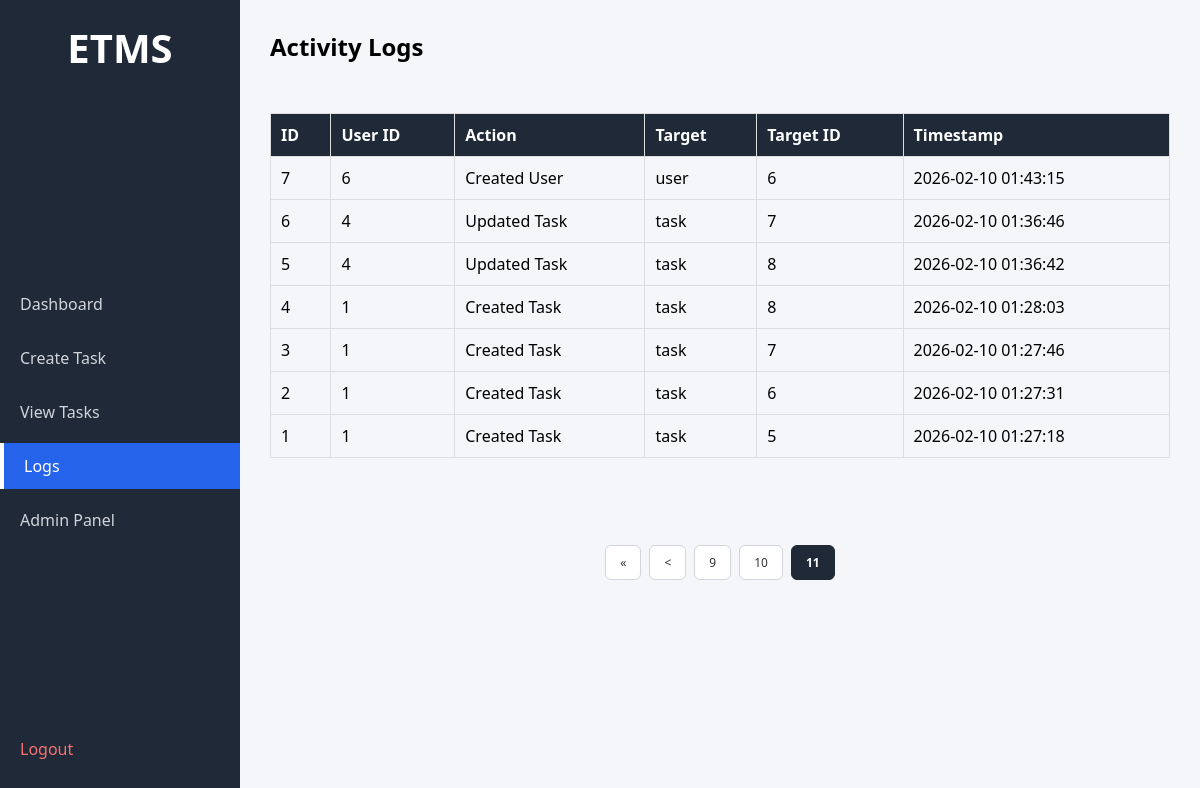
The app's page /logs?page=11 (signed in) with its own data.
### tables this page shows
CREATE TABLE logs(
    id INTEGER PRIMARY KEY AUTOINCREMENT,
    user_id INTEGER NOT NULL,
    action TEXT NOT NULL,
    target_type TEXT,
    target_id INTEGER,
    timestamp DATETIME DEFAULT CURRENT_TIMESTAMP
);

### app.py (the view)
        def wrapper(*args, **kwargs):
            if "role" not in session:
                return redirect("/login")
            if session["role"] not in allowed_roles:
                return "<h1>Access Denied: Your role does not have permission.</h1>" \
                "<a href='/dashboard'>Back to Dashboard</a>"
            return func(*args, **kwargs)

### app.py (called while the page is built)
def role_required(allowed_roles):
    def decorator(func):
        def wrapper(*args, **kwargs):
            if "role" not in session:
                return redirect("/login")
            if session["role"] not in allowed_roles:
                return "<h1>Access Denied: Your role does not have permission.</h1>" \
                "<a href='/dashboard'>Back to Dashboard</a>"
            return func(*args, **kwargs)
        wrapper.__name__ = func.__name__
        return wrapper
    return decorator

@app.route("/logs")
@role_required(["admin"])
def view_logs():
    conn = sqlite3.connect("database.db")
    c = conn.cursor()
    page = request.args.get("page", 1, type=int)
    per_page = 10
    offset = (page - 1) * per_page
    c.execute("SELECT COUNT(*) FROM logs")
    total = c.fetchone()[0]
    c.execute("SELECT * FROM logs ORDER BY id DESC LIMIT ? OFFSET ?",
              (per_page, offset))
    logs_list = c.fetchall()
    conn.close()
    total_pages = (total + per_page - 1) // per_page
    return render_template(
        "logs.html",
        logs=logs_list,
        page=page,
        total_pages=total_pages
    )

### templates/logs.html (shortened to what this page needs)
<!DOCTYPE html>
<html lang="en">
<head>
    <link rel="stylesheet" href="/static/dashboard.css">
</head>
<body>
    <div class="layout">
        <div class="sidebar">
            <h2 class="logo">ETMS</h2>
            <ul class="nav-links">
                <li><a href="/dashboard">Dashboard</a></li>
                <li><a href="/create_task">Create Task</a></li>
                <li><a href="/tasks">View Tasks</a></li>
                <li><a href="/logs" class="active">Logs</a></li>
                <li><a href="/admin">Admin Panel</a></li>
            </ul>
            <div class="sidebar-footer">
                <a href="/logout" class="logout">Logout</a>
            </div>
        </div>
        <div class="main-content">
            <div class="topbar">
                <h1>Activity Logs</h1>
            </div>
            <div class="content">
                <table border="1">
                    <tr>
                        <th>ID</th>
                        <th>User ID</th>
                        <th>Action</th>
                        <th>Target</th>
                        <th>Target ID</th>
                        <th>Timestamp</th>
                    </tr>
                    {% for log in logs %}
                    <tr>
                        <td>{{ log[0] }}</td>
                        <td>{{ log[1] }}</td>
                        <td>{{ log[2] }}</td>
                        <td>{{ log[3] }}</td>
                        <td>{{ log[4] }}</td>
                        <td>{{ log[5] }}</td>
                    </tr>
                    {% endfor %}
                </table><br>
                <div class="pagination">
                    {% if page > 1 %}
                        <a href="?page=1" class="page-btn">&laquo;</a>
                        <a href="?page={{ page - 1 }}" class="page-btn">&lt;</a>
                    {% endif %}
                    {% for p in range(1, total_pages + 1) %}
                        {% if p == page %}
                            <span class="page-number active">{{ p }}</span>
                        {% elif p >= page - 2 and p <= page + 2 %}
                            <a href="?page={{ p }}" class="page-number">{{ p }}</a>
                        {% endif %}
                    {% endfor %}
                </div>
            </div>
        </div>
    </div>
</body>
</html>

### static/dashboard.css (style rules this page uses)
* { margin: 0; padding: 0; box-sizing: border-box; font-family: "Segoe UI", sans-serif; }
body { background-color: #f4f6f9; font-size: 16px; }
.layout { display: flex; min-height: 100vh; }
.sidebar { width: 240px; background-color: #1f2937; color: white; display: flex; flex-direction: column; justify-content: space-between; position: fixed; top: 0; left: 0; bottom: 0; height: 100vh; overflow-y: auto; padding: 20px 0; }
.logo { text-align: center; margin-bottom: 30px; font-size: 40px; }
.nav-links { list-style: none; }
.nav-links li { margin: 8px 0; }
.nav-links a { display: block; padding: 12px 20px; color: #d1d5db; text-decoration: none; transition: 0.3s; }
.nav-links a.active { background-color: #2563eb; color: white; border-left: 4px solid white; }
.sidebar-footer { padding: 20px; }
.logout { color: #f87171; text-decoration: none; }
.main-content { flex: 1; padding: 30px; margin-left: 240px; height: 100vh; overflow-y: auto; }
.topbar { margin-bottom: 30px; }
.topbar h1 { font-size: 24px; margin-bottom: 5px; }
.content { display: flex; gap: 20px; flex-direction: column; }
table { width: 100%; border-collapse: collapse; margin-top: 20px; }
table th, table td { padding: 10px; text-align: left; border: 1px solid #ddd; }
table th { background-color: #1f2937; color: white; }
.pagination { margin-top: 25px; display: flex; justify-content: center; align-items: center; gap: 8px; flex-wrap: wrap; }
.page-btn, .page-number { padding: 8px 14px; border: 1px solid #d1d5db; background-color: white; color: #333; text-decoration: none; border-radius: 6px; font-size: 12px; transition: all 0.2s ease; }
.page-number.active { background-color: #1f2937; border-color: #1f2937; color: white; font-weight: bold; pointer-events: none; }

### records on screen
logs: id "7", user "6", action "Created User", target_type "user", target "6", timestamp "2026-02-10 01:43:15"
logs: id "6", user "4", action "Updated Task", target_type "task", target "7", timestamp "2026-02-10 01:36:46"
logs: id "5", user "4", action "Updated Task", target_type "task", target "8", timestamp "2026-02-10 01:36:42"
logs: id "4", user "1", action "Created Task", target_type "task", target "8", timestamp "2026-02-10 01:28:03"
logs: id "3", user "1", action "Created Task", target_type "task", target "7", timestamp "2026-02-10 01:27:46"
logs: id "2", user "1", action "Created Task", target_type "task", target "6", timestamp "2026-02-10 01:27:31"
logs: id "1", user "1", action "Created Task", target_type "task", target "5", timestamp "2026-02-10 01:27:18"

### other values on screen
{{ p }} "9" "10"
{{ p }} "11"
